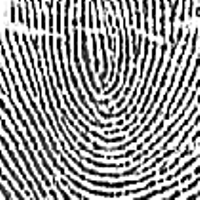
#> input picture fingerprintColorImageDatabase.v1/sub2/22.jpg, 200 x 200 px
$ python app.py   (older library calls are emulated)
#> lines starting #> are read from the running program, lines starting #| are printed output that depends on the picture
# Python dependencies
import cv2
import os
import sys
import numpy

# Python libraries
import matplotlib.pyplot as plt
import fingerprint_enhancer

os.chdir("./")

_FRONTIER = 125  # Define frontier when the filtered image have color pixel white or black
_ALLOW_ERROR_THRESHOLD = 10
_DATABASE_PATH = 'fingerprintColorImageDatabase.v1/'
_CDN_PATH = 'cdn/'


# [7 lines left out: function threshold_apply, not called in this run]

def convert_to_array(image):
    applyclahe = cv2.createCLAHE(clipLimit=2.0, tileGridSize=(8, 8))
    image = applyclahe.apply(image)
    image = fingerprint_enhancer.enhance_Fingerprint(image)
    image = numpy.array(image, dtype=numpy.uint8)
    return image

# [24 lines left out: functions harris_corners_apply, extract_keypoint, calculate_score, not called in this run]

def remove_file(filename):
    os.remove(_CDN_PATH + filename)

def get_descriptors(image):

    image = convert_to_array(image)
    image = threshold_apply(image)
    image_harries_normalized = harris_corners_apply(image)
    # Extract keypoints
    keypoints = extract_keypoint(image_harries_normalized)
    # Define descriptor
    orb = cv2.ORB_create()
    # Compute descriptors
    _, des = orb.compute(image, keypoints)
    return (keypoints, des)

# [12 lines left out: function draw_points, not called in this run]

def compare_image(file):

#> called with file = ''
    img1 = cv2.imread( _DATABASE_PATH + '/sub2/22.jpg', cv2.IMREAD_GRAYSCALE)
#> img1 is the input picture: shape (200, 200); min 0, max 255, mean 151.8
    # img1 = cv2.imread( _CDN_PATH + filename, cv2.IMREAD_GRAYSCALE)
    kp1, des1 = get_descriptors(img1)
#> in convert_to_array, `image = applyclahe.apply(image)`:
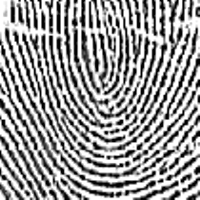
#> image: shape (200, 200); min 1, max 255, mean 155.3

    is_searching = True
    is_coinciding = False

    for dirName, subdirList, fileList in os.walk(_DATABASE_PATH):
        for filename in fileList:
            print( dirName + '/' + filename)
            img2 = cv2.imread( dirName + '/' + filename, cv2.IMREAD_GRAYSCALE)
            kp2, des2 = get_descriptors(img2)

            # Matching between descriptors
            bf = cv2.BFMatcher(cv2.NORM_HAMMING, crossCheck=True)
            matches = sorted(bf.match(des1, des2), key=lambda match: match.distance)

            # Draw points
            is_coinciding = calculate_score(matches)

            if ( is_coinciding ):
                print('Coincide')
                is_searching = False
                break
            else:
                print('No Coincide')
                pass

        if  ( not is_searching ):
            break

    # remove_file(file.name)
    return is_coinciding


if __name__ == "__main__":
    try:
        compare_image('')
#> (the call stopped at in convert_to_array, `image = fingerprint_enhancer.enhance_Fingerprint(image)`: fingerprint_enhancer is not available in this run)
    except:
        raise
